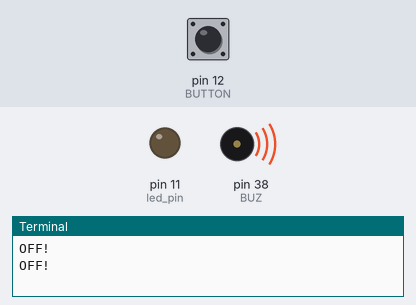
Bench run of a program on a simulated Raspberry Pi (header pin numbers). On the bench: output pins drawn as LEDs (lit = HIGH), buzzer (waves = sounding, pin HIGH), the last lines printed to the terminal. The inputs (shaded band) are chosen by the test bench; at power-on: pin 12 (BUTTON) LOW.

Above: at 1.2 s.
1.3 s: pin 12 (BUTTON) pulled HIGH for 1 s
At 2.7 s:
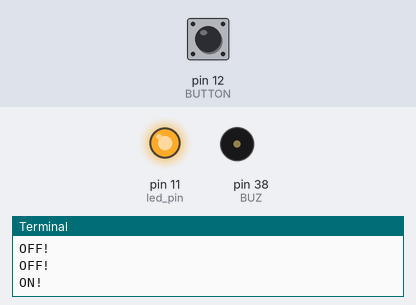
4.5 s: pin 12 (BUTTON) pulled HIGH for 3.2 s
At 8.5 s:
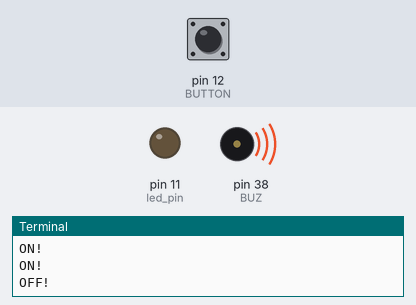
Timing chart, 0 to 10.0 s (numbered marks = the images above; inputs shaded):
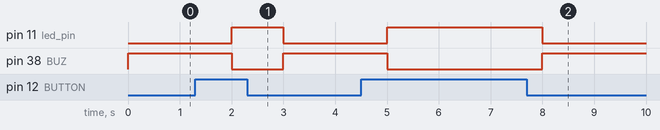

The program:

test.py
```python
import RPi.GPIO as GPIO
import time

GPIO.setmode(GPIO.BOARD)
GPIO.setwarnings(False)

BUZ = 38
BUTTON = 12
led_pin = 11

BUTTON_PRESSED = 0
ON = 1
OFF = 0

GPIO.setup(BUZ, GPIO.OUT)
GPIO.setup(BUTTON, GPIO.IN)
GPIO.setup(BUTTON, GPIO.IN, pull_up_down=GPIO.PUD_DOWN)
GPIO.setup(led_pin, GPIO.OUT)

GPIO.output(BUZ, 1)

light_on = False

while 1:
    if (GPIO.input(BUTTON) == 1):
        GPIO.output(BUZ, 0)
        GPIO.output(led_pin, 1)

        print("ON!")

    if (GPIO.input(BUTTON) == 0):
        GPIO.output(BUZ, 1)
        GPIO.output(led_pin, 0)

        print("OFF!")

    time.sleep(1)
```

Measured:
- after the input at 1.3 s, pin 11 (led_pin): LOW → HIGH after 0.70 s, → LOW 1.0 s later; pin 38 (BUZ): HIGH → LOW after 0.70 s, → HIGH 1.0 s later
- after the input at 4.5 s, pin 11 (led_pin): LOW → HIGH after 0.50 s, → LOW 3.0 s later; pin 38 (BUZ): HIGH → LOW after 0.50 s, → HIGH 3.0 s later
